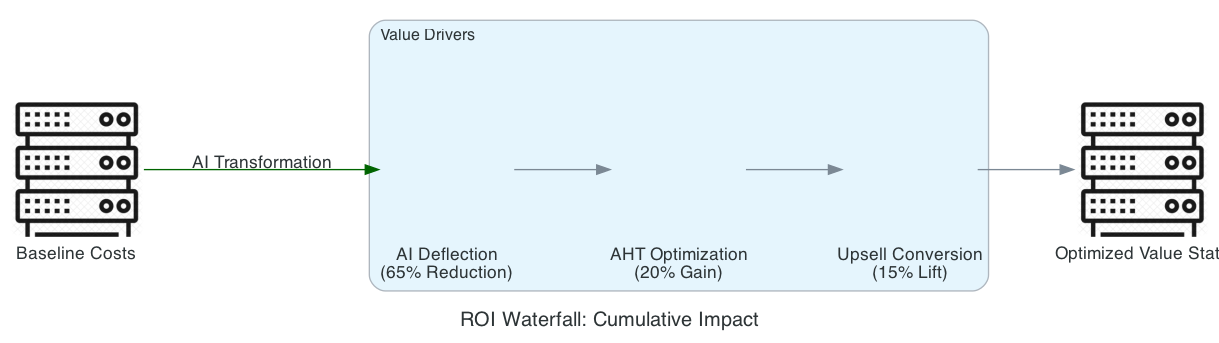

The script that drew this image:
from diagrams import Diagram, Cluster, Edge
from diagrams.generic.blank import Blank
from diagrams.generic.compute import Rack

graph_attr = {"pad": "0.1", "nodesep": "0.8", "ranksep": "1.0", "bgcolor": "transparent"}

with Diagram("ROI Waterfall: Cumulative Impact", show=False, filename="omni_roi_waterfall", direction="LR", graph_attr=graph_attr):
    baseline = Rack("Baseline Costs")
    
    with Cluster("Value Drivers"):
        deflection = Blank("AI Deflection\n(65% Reduction)")
        aht = Blank("AHT Optimization\n(20% Gain)")
        revenue = Blank("Upsell Conversion\n(15% Lift)")
        
    outcome = Rack("Optimized Value State")

    baseline >> Edge(label="AI Transformation", color="darkgreen") >> deflection >> aht >> revenue >> outcome
